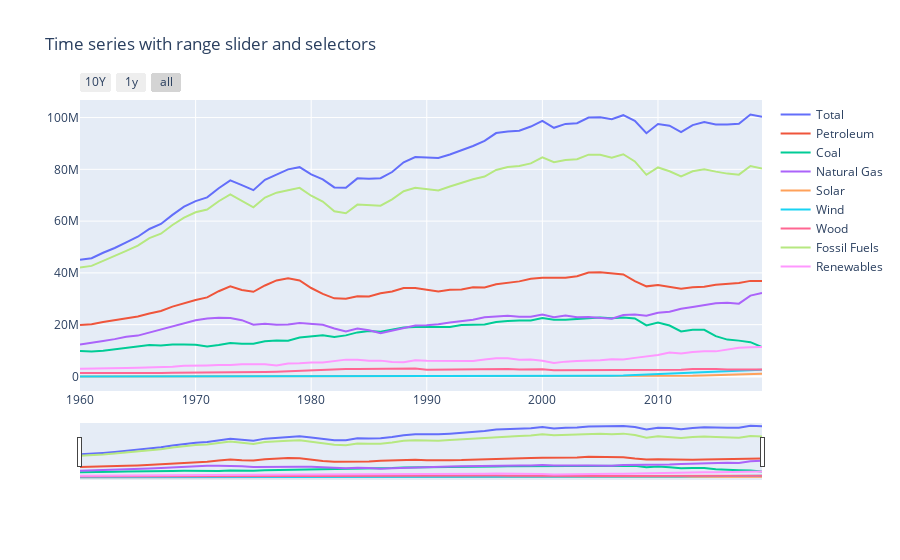

Write notebook code for a chart like this one.
### Code cell
state = consumption["State"] == "United States"
ex = consumption[state]
fig = go.Figure()

for i in energy_types:
    fig.add_trace(
        go.Scatter(x=list(ex.Year),
         y=list(ex[i]),
         name=i,
        )
    )

# fig.add_trace(
#     go.Scatter(x=list(ex.Year), y=list(ex.Petroleum)))

# Set title
fig.update_layout(
    title_text="Time series with range slider and selectors"
)

# Add range slider
fig.update_layout(
    xaxis=dict(
        rangeselector=dict(
            buttons=list([
                dict(count=10,
                     label="10Y",
                     step="year",
                     stepmode="backward"),
                dict(count=1,
                     label="1y",
                     step="year",
                     stepmode="backward"),
                dict(step="all")
            ])
        ),
        rangeslider=dict(
            visible=True
        ),
        type="date"
    )
)

fig.show()
